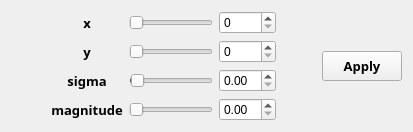
         <widget class="QWidget" name="tab_2">
          <attribute name="title">
           <string>2</string>
          </attribute>
          <layout class="QHBoxLayout" name="horizontalLayout_2">
           <item>
            <layout class="QGridLayout" name="gridLayout_2">
             <item row="2" column="1">
              <widget class="QLabel" name="label_7">
               <property name="font">
                <font>
                 <family>Tw Cen MT</family>
                 <pointsize>10</pointsize>
                 <bold>true</bold>
                </font>
               </property>
               <property name="text">
                <string>sigma</string>
               </property>
               <property name="alignment">
                <set>Qt::AlignmentFlag::AlignCenter</set>
               </property>
              </widget>
             </item>
             <item row="0" column="3">
              <widget class="QSpinBox" name="swirl_x_spinbox">
               <property name="accessibleName">
                <string>x</string>
               </property>
              </widget>
             </item>
             <item row="0" column="1">
              <widget class="QLabel" name="label_10">
               <property name="font">
                <font>
                 <family>Tw Cen MT</family>
                 <pointsize>10</pointsize>
                 <bold>true</bold>
                </font>
               </property>
               <property name="text">
                <string>x</string>
               </property>
               <property name="alignment">
                <set>Qt::AlignmentFlag::AlignCenter</set>
               </property>
              </widget>
             </item>
             <item row="3" column="4">
              <spacer name="horizontalSpacer_22">
               <property name="orientation">
                <enum>Qt::Orientation::Horizontal</enum>
               </property>
               <property name="sizeHint" stdset="0">
                <size>
                 <width>40</width>
                 <height>20</height>
                </size>
               </property>
              </spacer>
             </item>
             <item row="0" column="0">
              <spacer name="horizontalSpacer_23">
               <property name="orientation">
                <enum>Qt::Orientation::Horizontal</enum>
               </property>
               <property name="sizeHint" stdset="0">
                <size>
                 <width>40</width>
                 <height>20</height>
                </size>
               </property>
              </spacer>
             </item>
             <item row="1" column="2">
              <widget class="QSlider" name="swirl_y_slider">
               <property name="sizePolicy">
                <sizepolicy hsizetype="Expanding" vsizetype="Fixed">
                 <horstretch>100</horstretch>
                 <verstretch>0</verstretch>
                </sizepolicy>
               </property>
               <property name="accessibleName">
                <string>y</string>
               </property>
               <property name="orientation">
                <enum>Qt::Orientation::Horizontal</enum>
               </property>
              </widget>
             </item>
             <item row="1" column="0">
              <spacer name="horizontalSpacer_24">
               <property name="orientation">
                <enum>Qt::Orientation::Horizontal</enum>
               </property>
               <property name="sizeHint" stdset="0">
                <size>
                 <width>40</width>
                 <height>20</height>
                </size>
               </property>
              </spacer>
             </item>
             <item row="1" column="4">
              <spacer name="horizontalSpacer_20">
               <property name="orientation">
                <enum>Qt::Orientation::Horizontal</enum>
               </property>
               <property name="sizeHint" stdset="0">
                <size>
                 <width>40</width>
                 <height>20</height>
                </size>
               </property>
              </spacer>
             </item>
             <item row="1" column="3">
              <widget class="QSpinBox" name="swirl_y_spinbox">
               <property name="accessibleName">
                <string>y</string>
               </property>
              </widget>
             </item>
             <item row="3" column="0">
              <spacer name="horizontalSpacer_26">
               <property name="orientation">
                <enum>Qt::Orientation::Horizontal</enum>
               </property>
               <property name="sizeHint" stdset="0">
                <size>
                 <width>40</width>
                 <height>20</height>
                </size>
               </property>
              </spacer>
             </item>
             <item row="2" column="4">
              <spacer name="horizontalSpacer_21">
               <property name="orientation">
                <enum>Qt::Orientation::Horizontal</enum>
               </property>
               <property name="sizeHint" stdset="0">
                <size>
                 <width>40</width>
                 <height>20</height>
                </size>
               </property>
              </spacer>
             </item>
             <item row="2" column="0">
              <spacer name="horizontalSpacer_25">
               <property name="orientation">
                <enum>Qt::Orientation::Horizontal</enum>
               </property>
               <property name="sizeHint" stdset="0">
                <size>
                 <width>40</width>
                 <height>20</height>
                </size>
               </property>
              </spacer>
             </item>
             <item row="1" column="1">
              <widget class="QLabel" name="label_8">
               <property name="font">
                <font>
                 <family>Tw Cen MT</family>
                 <pointsize>10</pointsize>
                 <bold>true</bold>
                </font>
               </property>
               <property name="text">
                <string>y</string>
               </property>
               <property name="alignment">
                <set>Qt::AlignmentFlag::AlignCenter</set>
               </property>
              </widget>
             </item>
             <item row="0" column="4">
              <spacer name="horizontalSpacer_19">
               <property name="orientation">
                <enum>Qt::Orientation::Horizontal</enum>
               </property>
               <property name="sizeHint" stdset="0">
                <size>
                 <width>40</width>
                 <height>20</height>
                </size>
               </property>
              </spacer>
             </item>
             <item row="3" column="2">
              <widget class="QSlider" name="swirl_magnitude_slider">
               <property name="accessibleName">
                <string>magnitude</string>
               </property>
               <property name="orientation">
                <enum>Qt::Orientation::Horizontal</enum>
               </property>
              </widget>
             </item>
             <item row="3" column="1">
              <widget class="QLabel" name="label_11">
               <property name="font">
                <font>
                 <family>Tw Cen MT</family>
                 <pointsize>10</pointsize>
                 <bold>true</bold>
                </font>
               </property>
               <property name="text">
                <string>magnitude</string>
               </property>
               <property name="alignment">
                <set>Qt::AlignmentFlag::AlignCenter</set>
               </property>
              </widget>
             </item>
             <item row="3" column="3">
              <widget class="QDoubleSpinBox" name="swirl_magnitude_spinbox">
               <property name="accessibleName">
                <string>magnitude</string>
               </property>
              </widget>
             </item>
             <item row="0" column="2">
              <widget class="QSlider" name="swirl_x_slider">
               <property name="accessibleName">
                <string>x</string>
               </property>
               <property name="orientation">
                <enum>Qt::Orientation::Horizontal</enum>
               </property>
              </widget>
             </item>
             <item row="2" column="3">
              <widget class="QDoubleSpinBox" name="swirl_sigma_spinbox">
               <property name="accessibleName">
                <string>swirl_sigma</string>
               </property>
              </widget>
             </item>
             <item row="2" column="2">
              <widget class="QSlider" name="swirl_sigma_slider">
               <property name="accessibleName">
                <string>swirl_sigma</string>
               </property>
               <property name="maximum">
                <number>100</number>
               </property>
               <property name="value">
                <number>1</number>
               </property>
               <property name="orientation">
                <enum>Qt::Orientation::Horizontal</enum>
               </property>
              </widget>
             </item>
            </layout>
           </item>
           <item>
            <widget class="QPushButton" name="swirl_apply_button">
             <property name="maximumSize">
              <size>
               <width>100</width>
               <height>30</height>
              </size>
             </property>
             <property name="font">
              <font>
               <family>Tw Cen MT</family>
               <pointsize>10</pointsize>
               <bold>true</bold>
              </font>
             </property>
             <property name="toolTip">
              <string>&lt;html&gt;&lt;head/&gt;&lt;body&gt;&lt;p&gt;Apply this effect permanently! You can click undo button to roll back to the previous state.&lt;/p&gt;&lt;/body&gt;&lt;/html&gt;</string>
             </property>
             <property name="accessibleName">
              <string>tab_button</string>
             </property>
             <property name="text">
              <string>Apply</string>
             </property>
            </widget>
           </item>
          </layout>
         </widget>
